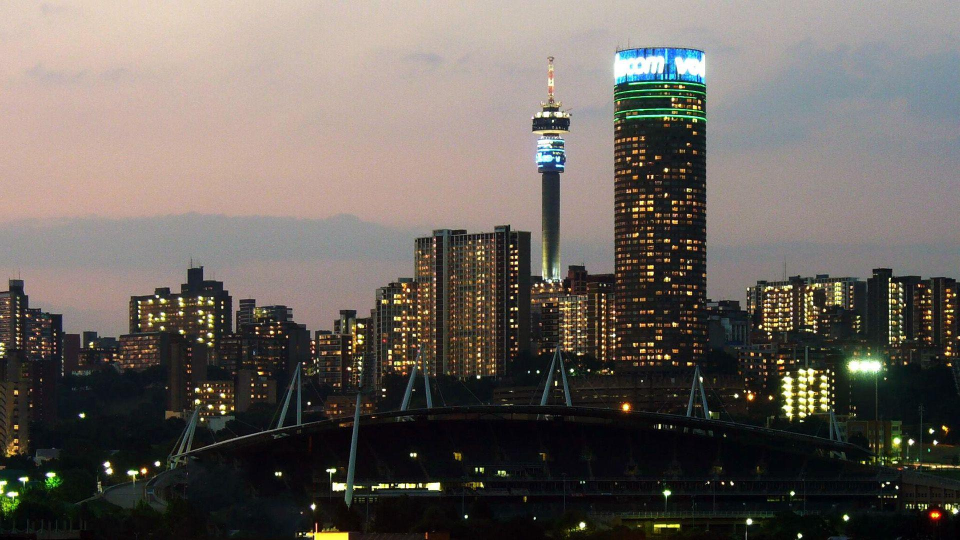
#> input picture Lab Task 5/1. Image Processing and Enhancement/4.jpg, 1920 x 1080 px (shown at 1/2 size); its folder holds only this picture in this run
$ python -i app.py   (imports and definitions only)
#> lines starting #> are read from the running program, lines starting #| are printed output that depends on the picture; after the words box and inside, x2 and y2 are one past the last pixel; in counts of white or black regions, pixels touching at a corner belong together
import os
import uuid
from flask import Flask, request, render_template, redirect, url_for
import cv2
import numpy as np
import threading
import time

# in-memory job store for background processing
jobs = {}

# [1 line not run here, left out]

UPLOAD_FOLDER = os.path.join('static', 'uploads')
OUTPUT_FOLDER = os.path.join('static', 'outputs')
# [2 lines not run here, left out]


class CentroidTracker:
    def __init__(self, maxDisappeared=50):
        self.nextObjectID = 0
        self.objects = dict()
        self.disappeared = dict()
        self.maxDisappeared = maxDisappeared

    # [4 lines left out: function register, not called in this run]

    def deregister(self, objectID):
        del self.objects[objectID]
        del self.disappeared[objectID]

    def update(self, rects):
        if len(rects) == 0:
            for objectID in list(self.disappeared.keys()):
                self.disappeared[objectID] += 1
                if self.disappeared[objectID] > self.maxDisappeared:
                    self.deregister(objectID)
            return self.objects

        inputCentroids = np.zeros((len(rects), 2), dtype="int")
        for (i, (startX, startY, endX, endY)) in enumerate(rects):
            cX = int((startX + endX) / 2.0)
            cY = int((startY + endY) / 2.0)
            inputCentroids[i] = (cX, cY)

        if len(self.objects) == 0:
            for i in range(0, len(inputCentroids)):
                self.register(inputCentroids[i])
        else:
            objectIDs = list(self.objects.keys())
            objectCentroids = list(self.objects.values())

            D = np.linalg.norm(np.array(objectCentroids)[:, None] - inputCentroids[None, :], axis=2)

            rows = D.min(axis=1).argsort()
            cols = D.argmin(axis=1)[rows]

            usedRows = set()
            usedCols = set()

            for (row, col) in zip(rows, cols):
                if row in usedRows or col in usedCols:
                    continue
                objectID = objectIDs[row]
                self.objects[objectID] = inputCentroids[col]
                self.disappeared[objectID] = 0
                usedRows.add(row)
                usedCols.add(col)

            unusedRows = set(range(0, D.shape[0])).difference(usedRows)
            unusedCols = set(range(0, D.shape[1])).difference(usedCols)

            if D.shape[0] >= D.shape[1]:
                for row in unusedRows:
                    objectID = objectIDs[row]
                    self.disappeared[objectID] += 1
                    if self.disappeared[objectID] > self.maxDisappeared:
                        self.deregister(objectID)
            else:
                for col in unusedCols:
                    self.register(inputCentroids[col])

        return self.objects


def process_video(input_path, output_path, min_area=500, job=None):
#> called with output_path = 'out.png', min_area = 500
    cap = cv2.VideoCapture(input_path)
    if not cap.isOpened():
        raise RuntimeError('Could not open video')

    fps = cap.get(cv2.CAP_PROP_FPS) or 25.0
    width = int(cap.get(cv2.CAP_PROP_FRAME_WIDTH))
    height = int(cap.get(cv2.CAP_PROP_FRAME_HEIGHT))

    fourcc = cv2.VideoWriter_fourcc(*"mp4v")
    writer = cv2.VideoWriter(output_path, fourcc, fps, (width, height))

    backSub = cv2.createBackgroundSubtractorMOG2(history=500, varThreshold=50, detectShadows=True)
    tracker = CentroidTracker(maxDisappeared=40)
    counted = set()
    total_count = 0

    # counting line (horizontal)
    line_y = height // 2

    frame_idx = 0
    while True:
        ret, frame = cap.read()
#> frame is the input picture: shape (1080, 1920, 3); mean B, G, R 93.3, 98.8, 105.2
        if not ret:
            break

        fg = backSub.apply(frame)
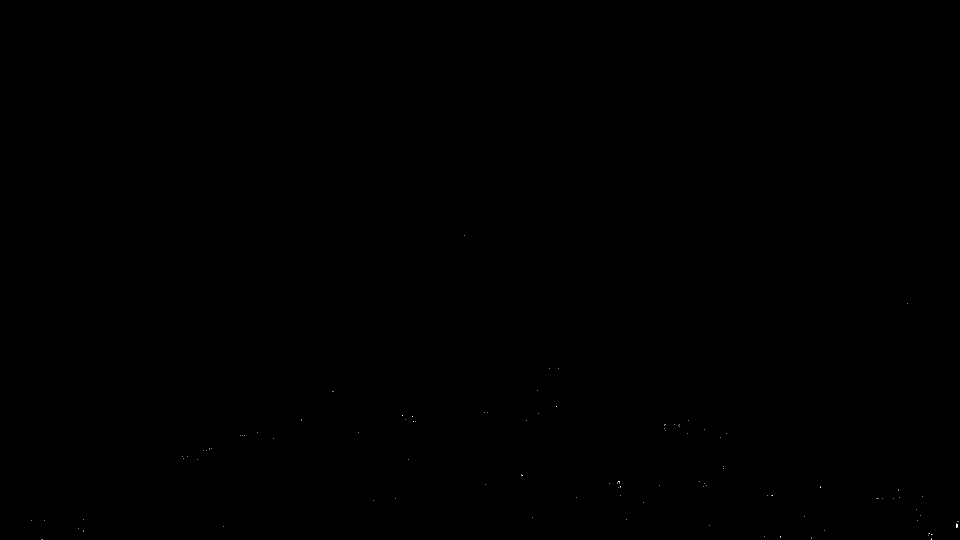
#> fg: shape (1080, 1920) (shown at 1/2 size); values 127 (black) and 255 (white), 0.01% white in thin lines or dots, all inside (x1, y1, x2, y2) = (63, 471, 1917, 1080)
        _, fg = cv2.threshold(fg, 244, 255, cv2.THRESH_BINARY)
        fg = cv2.medianBlur(fg, 5)
#> fg: shape (1080, 1920); 0% white; 1 white region (1 under 20 px)
        kernel = cv2.getStructuringElement(cv2.MORPH_ELLIPSE, (5, 5))
        fg = cv2.morphologyEx(fg, cv2.MORPH_CLOSE, kernel, iterations=2)

        contours, _ = cv2.findContours(fg, cv2.RETR_EXTERNAL, cv2.CHAIN_APPROX_SIMPLE)
#> contours = [[[1912, 1049], [1912, 1052], [1914, 1052], [1914, 1049]]]
        rects = []
        for c in contours:
            if cv2.contourArea(c) < min_area:
                continue
            x, y, w, h = cv2.boundingRect(c)
            rects.append((x, y, x + w, y + h))
#> this loop made 1 pass
#> c on pass 1: [[1912, 1049], [1912, 1052], [1914, 1052], [1914, 1049]]
#> after the loop, rects = []

        objects = tracker.update(rects)
#> objects = 0 items

        # Draw counting line
        cv2.line(frame, (0, line_y), (width, line_y), (0, 255, 255), 2)
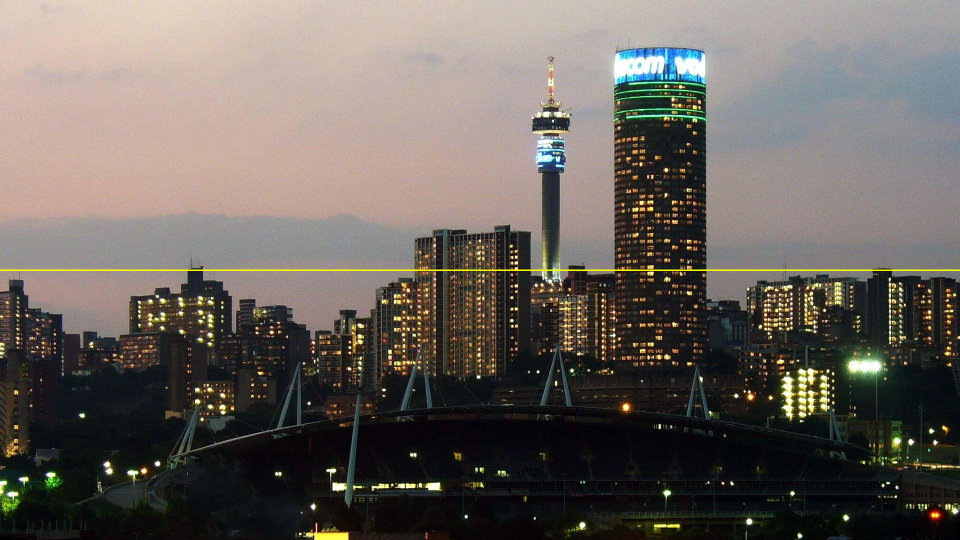
#> frame: shape (1080, 1920, 3) (shown at 1/2 size); 0.28% of pixels changed, all inside (x1, y1, x2, y2) = (0, 539, 1920, 542)

        for (objectID, centroid) in objects.items():
            cX, cY = centroid
            text = f"ID {objectID}"
            cv2.putText(frame, text, (cX - 10, cY - 10), cv2.FONT_HERSHEY_SIMPLEX, 0.5, (0, 255, 0), 2)
            cv2.circle(frame, (cX, cY), 4, (0, 255, 0), -1)

            # simple crossing logic
            if objectID not in counted:
                # if centroid has crossed the line (from top to bottom)
                # (we don't have previous centroid stored separately, so approximate by checking y)
                if cY >= line_y:
                    counted.add(objectID)
                    total_count += 1
#> this loop made 0 passes
#> after the loop, counted = 0 items; total_count = 0

        # draw rects
        for (startX, startY, endX, endY) in rects:
            cv2.rectangle(frame, (startX, startY), (endX, endY), (0, 0, 255), 2)

        # overlay count
        cv2.putText(frame, f"Count: {total_count}", (10, 30), cv2.FONT_HERSHEY_SIMPLEX, 1.0, (0, 0, 255), 2)
#> frame: shape (1080, 1920, 3); 0.04% of pixels changed, all inside (x1, y1, x2, y2) = (12, 8, 145, 32)

        writer.write(frame)

        # update job with latest frame (JPEG bytes) and count
        if job is not None:
            try:
                _, jpg = cv2.imencode('.jpg', frame)
                job['latest_frame'] = jpg.tobytes()
                job['total'] = total_count
                job['frame_idx'] = frame_idx
            except Exception:
                pass

        frame_idx += 1

    cap.release()
    writer.release()
    # mark job finished
    if job is not None:
        job['finished'] = True
        job['total'] = total_count
        job['output'] = output_path

    return total_count


# [12 lines that did not run here, left out]


# [34 lines that did not run here, left out]


# [20 lines that did not run here, left out]


# [11 lines that did not run here, left out]


# [2 lines not run here, left out]

>>> result = process_video('../Lab Task 5/1. Image Processing and Enhancement/4.jpg', 'out.png')

$ run again, on Lab Task 5/1. Image Processing and Enhancement/6.jpg
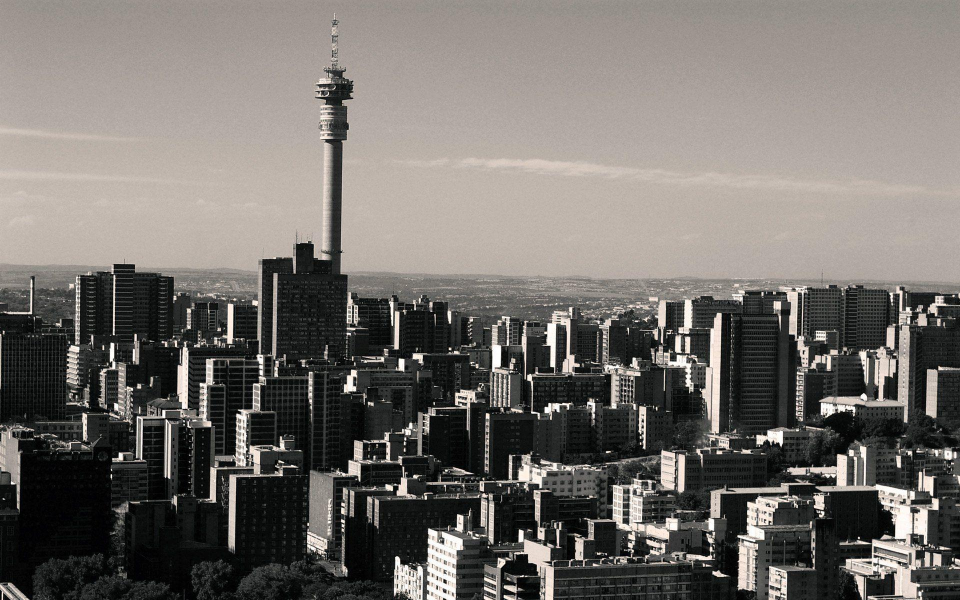
#> input picture Lab Task 5/1. Image Processing and Enhancement/6.jpg, 1920 x 1200 px (shown at 1/2 size)
#> in process_video, frame is the input picture: shape (1200, 1920, 3); mean B, G, R 106.7, 111, 115.3
#> in process_video, `fg = backSub.apply(frame)`:
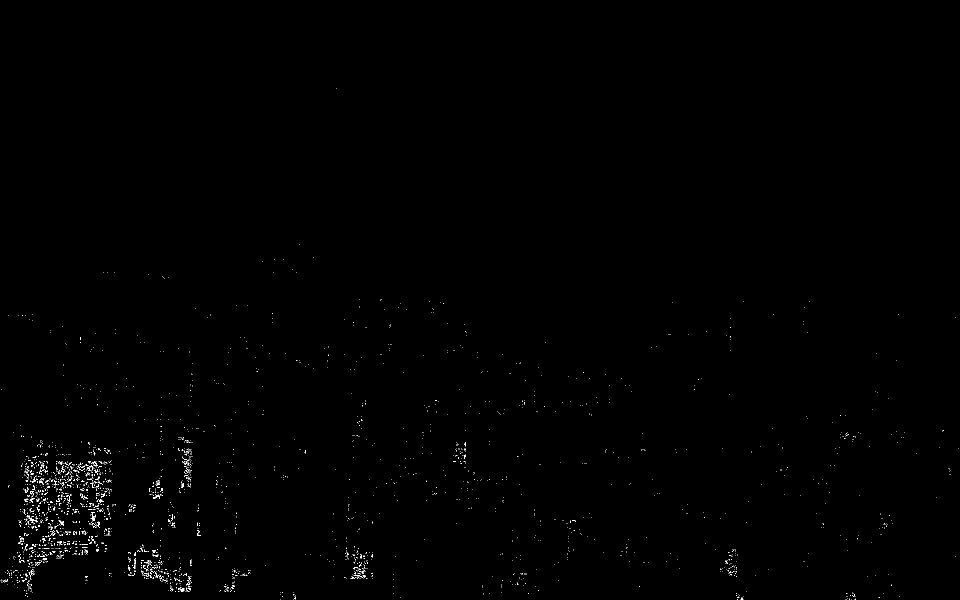
#> fg: shape (1200, 1920) (shown at 1/2 size); values 127 (black) and 255 (white), 0.33% white in thin lines or dots, all inside (x1, y1, x2, y2) = (0, 176, 1918, 1200)
#> contours = 55 contours, all with area under 20
#> the loop in process_video, `for c in contours:` made 55 passes
#> c on passes 1, 3, 4, 6, 7, 8, 9, 10: [[1485, 1199]], [[466, 1171], [466, 1173], [467, 1172], [467, 1171]], [[313, 1152], [313, 1153], [314, 1152]], [[717, 1148], [718, 1148]], [[724, 1144], [725, 1145], [726, 1145], [726, 1144]], [[312, 1111], [313, 1112], [314, 1111], [315, 1111]], [[269, 1109], [270, 1109]], [[306, 1103], [309, 1103]]
#> after the loop in process_video, `for c in contours:`: rects = []
#> objects = 0 items
#> in process_video, `cv2.line(frame, (0, line_y), (width, line_y), (0, 255, 255), 2)`:
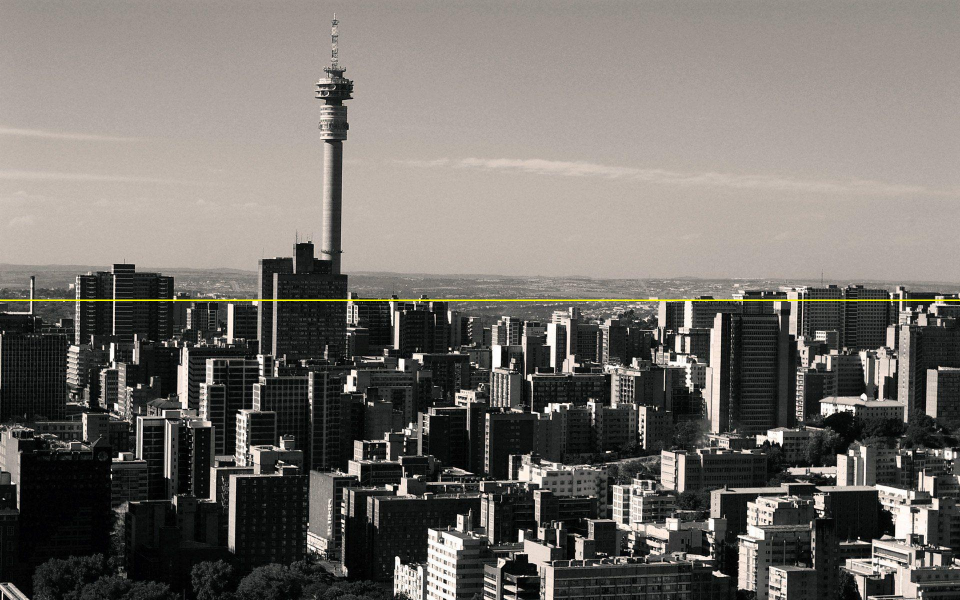
#> frame: shape (1200, 1920, 3) (shown at 1/2 size); 0.25% of pixels changed, all inside (x1, y1, x2, y2) = (0, 599, 1920, 602)
#> after the loop in process_video, `for (objectID, centroid) in objects.items():`: total_count = 0
